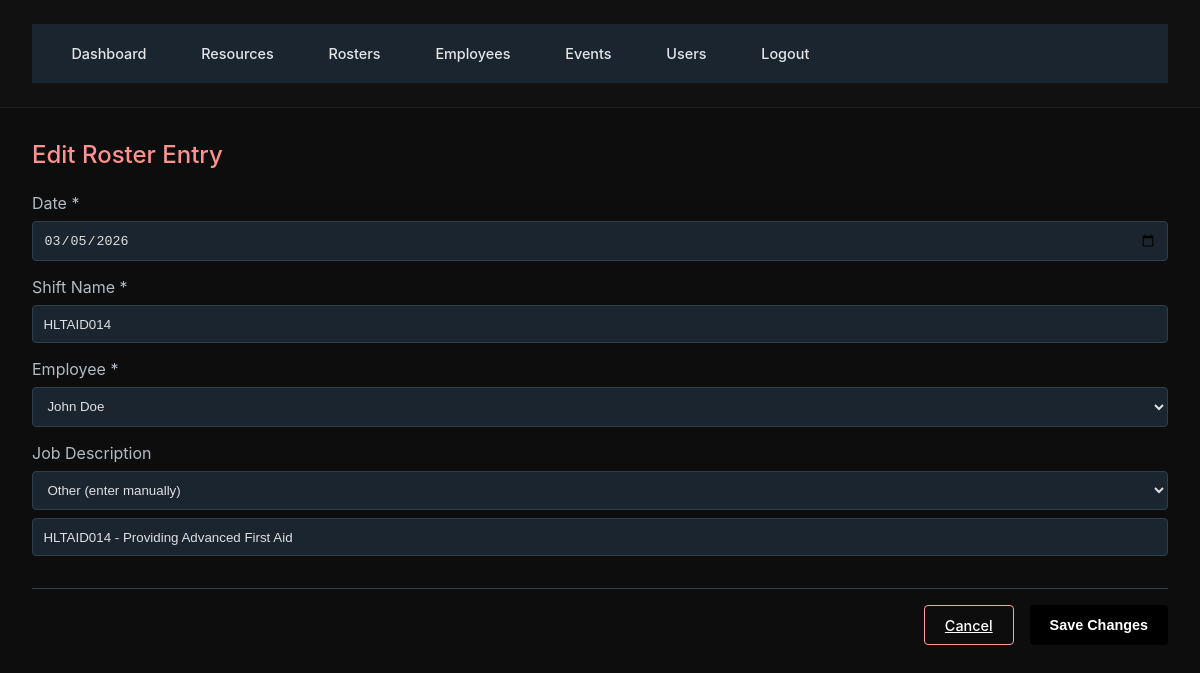
Before: /rosters/1/edit (signed in) with the older database file.
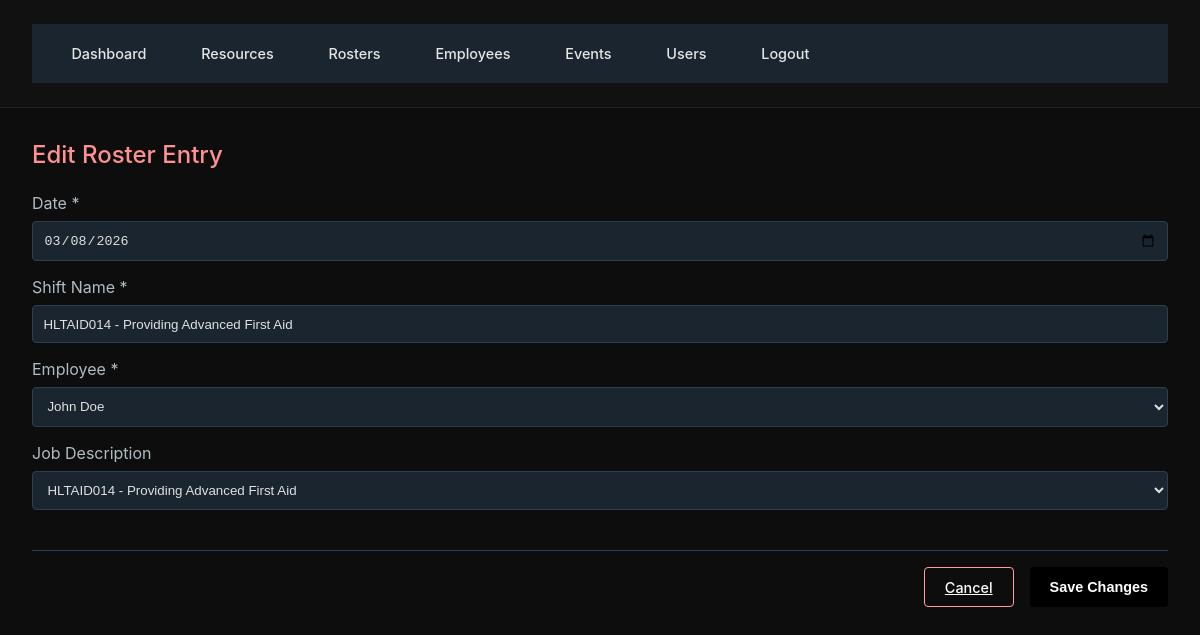
After: the same page with the newer database file.
### Database.py (models this page shows)
class Roster(db.Model):
    id = db.Column(db.Integer, primary_key=True)
    date = db.Column(db.Date, nullable=False)
    shift_name = db.Column(db.String(120), nullable=False)
    employee_id = db.Column(db.Integer, db.ForeignKey('employee.id'))
    job_description = db.Column(db.String(255))
    employee = db.relationship("Employee")

class Employee(db.Model):
    id = db.Column(db.Integer, primary_key=True)
    name = db.Column(db.String(120), nullable=False)
    age = db.Column(db.Integer)
    experience_years = db.Column(db.Integer)
    level_of_training = db.Column(db.String(120))
    training_status = db.Column(db.String(120))
    qualifications = db.relationship('Qualification', backref='employee', cascade='all, delete-orphan')

class Event(db.Model):
    id = db.Column(db.Integer, primary_key=True)
    title = db.Column(db.String(200))
    location = db.Column(db.String(200))
    start_time = db.Column(db.DateTime)
    end_time = db.Column(db.DateTime)
    setup_minutes = db.Column(db.Integer, default=0)
    packup_minutes = db.Column(db.Integer, default=0)
    employees = db.relationship("Employee", secondary=event_employee, cascade="all, delete", passive_deletes=True)
    resources = db.relationship("Resource", secondary=event_resource, cascade="all, delete", passive_deletes=True)

### app.py (the view, shortened to what this page needs)
    @app.route('/rosters/<int:roster_id>/edit', methods=['GET', 'POST'])
    @login_required
    @admin_required
    def edit_roster(roster_id):
        roster = Roster.query.get_or_404(roster_id)
        employees = Employee.query.all()
        events = Event.query.all()
        return render_template('edit_roster.html', roster=roster, employees=employees, events=events)

### app.py (called while the page is built)
def admin_required(f):
    @wraps(f)
    def wrapper(*args, **kwargs):
        if not current_user.is_admin:
            abort(403)
        return f(*args, **kwargs)
    return wrapper

### Templates/edit_roster.html (shortened to what this page needs)
{% extends "base.html" %}
{% block content %}
<div class="page-header">
  <h2 class="page-title">Edit Roster Entry</h2>
</div>
<form method="post" action="">
  <div style="margin-bottom: 1rem;">
    <label style="display: block; color: #b0bcc4; margin-bottom: 0.5rem;">Date *</label>
    <input type="date" name="date"
      value="{{ roster.date.year }}-{{ '%02d'|format(roster.date.month) }}-{{ '%02d'|format(roster.date.day) }}"
      required
      style="width: 100%; padding: 0.65rem; background: #1a252f; border: 1px solid #2d3f4d; color: #e0e0e0; border-radius: 4px;">
  </div>
  <div style="margin-bottom: 1rem;">
    <label style="display: block; color: #b0bcc4; margin-bottom: 0.5rem;">Shift Name *</label>
    <input type="text" name="shift_name" value="{{ roster.shift_name }}" required style="width: 100%; padding: 0.65rem; background: #1a252f; border: 1px solid #2d3f4d; color: #e0e0e0; border-radius: 4px;">
  </div>
  <div style="margin-bottom: 1rem;">
    <label style="display: block; color: #b0bcc4; margin-bottom: 0.5rem;">Employee *</label>
    <select name="employee_id" required style="width: 100%; padding: 0.65rem; background: #1a252f; border: 1px solid #2d3f4d; color: #e0e0e0; border-radius: 4px;">
      {% for emp in employees %}
      <option value="{{ emp.id }}" {% if emp.id == roster.employee_id %}selected{% endif %}>{{ emp.name }}</option>
      {% endfor %}
    </select>
  </div>
  <div style="margin-bottom: 2rem;">
    <label style="display: block; color: #b0bcc4; margin-bottom: 0.5rem;">Job Description</label>
    <select id="eventJobDescSelect" name="job_description_select" style="width: 100%; padding: 0.65rem; background: #1a252f; border: 1px solid #2d3f4d; color: #e0e0e0; border-radius: 4px; margin-bottom: 0.5rem;">
      {% for event in events %}
      <option value="{{ event.title }}" {% if event.title == roster.job_description %}selected{% endif %}>{{ event.title }}</option>
      {% endfor %}
      <option value="__custom__" {% if roster.job_description and roster.job_description not in events|map(attribute='title')|list %}selected{% endif %}>Other (enter manually)</option>
    </select>
    {% set show_custom = roster.job_description and roster.job_description not in events|map(attribute='title')|list %}
    {% if show_custom %}
    <input id="customJobDescInput" type="text" name="job_description" placeholder="Enter job description" value="{{ roster.job_description }}"
      style="width: 100%; padding: 0.65rem; background: #1a252f; border: 1px solid #2d3f4d; color: #e0e0e0; border-radius: 4px;">
    {% else %}
    <input id="customJobDescInput" type="text" name="job_description" placeholder="Enter job description" value=""
      style="width: 100%; padding: 0.65rem; background: #1a252f; border: 1px solid #2d3f4d; color: #e0e0e0; border-radius: 4px; display: none;">
    {% endif %}
  </div>
  <div style="display: flex; gap: 1rem; justify-content: flex-end; padding-top: 1rem; border-top: 1px solid #2d3f4d;">
    <a href="{{ url_for('rosters') }}" class="btn btn-secondary">Cancel</a>
    <button type="submit" class="btn btn-primary">Save Changes</button>
  </div>
</form>
{% endblock %}

Changed rows visible on the page:
changed Roster "HLTAID014 - Providing Advanced First Aid": date "03/05/2026" → "03/08/2026"; shift_name "HLTAID014" → "HLTAID014 - Providing Advanced First Aid"; job_description_select "Other (enter manually)" → "HLTAID014 - Providing Advanced First Aid"; job_description "HLTAID014 - Providing Advanced First Aid" → (not shown)
